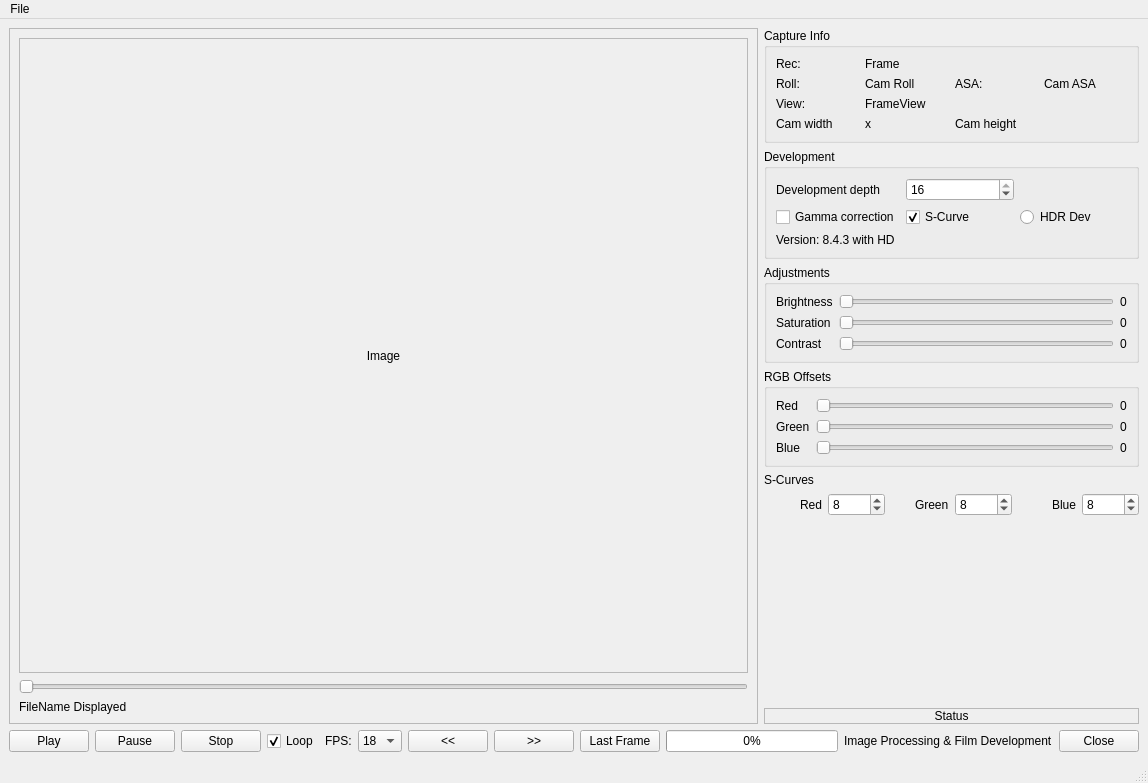
<?xml version="1.0" encoding="UTF-8"?>
<ui version="4.0">
 <class>Processing</class>
 <widget class="QMainWindow" name="Processing">
  <property name="geometry">
   <rect>
    <x>0</x>
    <y>0</y>
    <width>1148</width>
    <height>759</height>
   </rect>
  </property>
  <property name="windowTitle">
   <string>Image Processing &amp; Film Development</string>
  </property>
  <widget class="QWidget" name="centralwidget">
   <layout class="QVBoxLayout" name="rootLayout">
    <item>
     <layout class="QHBoxLayout" name="mainRow" stretch="2,1">
      <item>
       <widget class="QScrollArea" name="imageScrollArea">
        <property name="widgetResizable">
         <bool>true</bool>
        </property>
        <widget class="QWidget" name="imageScrollAreaWidget">
         <property name="geometry">
          <rect>
           <x>0</x>
           <y>0</y>
           <width>743</width>
           <height>633</height>
          </rect>
         </property>
         <layout class="QVBoxLayout" name="imageAreaLayout">
          <item>
           <widget class="QLabel" name="Label_showimage">
            <property name="sizePolicy">
             <sizepolicy hsizetype="Expanding" vsizetype="Expanding">
              <horstretch>0</horstretch>
              <verstretch>0</verstretch>
             </sizepolicy>
            </property>
            <property name="minimumSize">
             <size>
              <width>320</width>
              <height>240</height>
             </size>
            </property>
            <property name="frameShape">
             <enum>QFrame::Shape::StyledPanel</enum>
            </property>
            <property name="text">
             <string>Image</string>
            </property>
            <property name="scaledContents">
             <bool>false</bool>
            </property>
            <property name="alignment">
             <set>Qt::AlignmentFlag::AlignCenter</set>
            </property>
           </widget>
          </item>
          <item>
           <widget class="QSlider" name="horizontalSlider_3">
            <property name="minimum">
             <number>0</number>
            </property>
            <property name="maximum">
             <number>4000</number>
            </property>
            <property name="value">
             <number>0</number>
            </property>
            <property name="tracking">
             <bool>false</bool>
            </property>
            <property name="orientation">
             <enum>Qt::Orientation::Horizontal</enum>
            </property>
           </widget>
          </item>
          <item>
           <widget class="QLabel" name="FilenameDisplayed_Label">
            <property name="text">
             <string>FileName Displayed</string>
            </property>
            <property name="textInteractionFlags">
             <set>Qt::TextInteractionFlag::TextSelectableByMouse</set>
            </property>
           </widget>
          </item>
         </layout>
        </widget>
       </widget>
      </item>
      <item>
       <layout class="QVBoxLayout" name="controlsColumn">
        <item>
         <widget class="QGroupBox" name="infoGroup">
          <property name="title">
           <string>Capture Info</string>
          </property>
          <layout class="QGridLayout" name="infoGrid">
           <item row="0" column="0">
            <widget class="QLabel" name="label_12">
             <property name="text">
              <string>Rec:</string>
             </property>
            </widget>
           </item>
           <item row="0" column="1">
            <widget class="QLabel" name="label">
             <property name="text">
              <string>Frame</string>
             </property>
            </widget>
           </item>
           <item row="1" column="0">
            <widget class="QLabel" name="label_10">
             <property name="text">
              <string>Roll:</string>
             </property>
            </widget>
           </item>
           <item row="1" column="1">
            <widget class="QLabel" name="label_6">
             <property name="text">
              <string>Cam Roll</string>
             </property>
            </widget>
           </item>
           <item row="1" column="2">
            <widget class="QLabel" name="label_5">
             <property name="text">
              <string>ASA:</string>
             </property>
            </widget>
           </item>
           <item row="1" column="3">
            <widget class="QLabel" name="label_7">
             <property name="text">
              <string>Cam ASA</string>
             </property>
            </widget>
           </item>
           <item row="2" column="0">
            <widget class="QLabel" name="label_FrameView_2">
             <property name="text">
              <string>View:</string>
             </property>
            </widget>
           </item>
           <item row="2" column="1">
            <widget class="QLabel" name="label_FrameView">
             <property name="text">
              <string>FrameView</string>
             </property>
            </widget>
           </item>
           <item row="3" column="0">
            <widget class="QLabel" name="label_8">
             <property name="text">
              <string>Cam width</string>
             </property>
            </widget>
           </item>
           <item row="3" column="1">
            <widget class="QLabel" name="label_3">
             <property name="text">
              <string>x</string>
             </property>
            </widget>
           </item>
           <item row="3" column="2">
            <widget class="QLabel" name="label_9">
             <property name="text">
              <string>Cam height</string>
             </property>
            </widget>
           </item>
          </layout>
         </widget>
        </item>
        <item>
         <widget class="QGroupBox" name="devGroup">
          <property name="title">
           <string>Development</string>
          </property>
          <layout class="QGridLayout" name="devGrid">
           <item row="0" column="0">
            <widget class="QLabel" name="label_2">
             <property name="text">
              <string>Development depth</string>
             </property>
            </widget>
           </item>
           <item row="0" column="1">
            <widget class="QSpinBox" name="bitDepth">
             <property name="minimum">
              <number>8</number>
             </property>
             <property name="maximum">
              <number>16</number>
             </property>
             <property name="singleStep">
              <number>8</number>
             </property>
             <property name="value">
              <number>16</number>
             </property>
            </widget>
           </item>
           <item row="1" column="0">
            <widget class="QCheckBox" name="GammaCorrectionBox">
             <property name="text">
              <string>Gamma correction</string>
             </property>
            </widget>
           </item>
           <item row="1" column="1">
            <widget class="QCheckBox" name="SCurveBox">
             <property name="text">
              <string>S-Curve</string>
             </property>
             <property name="checked">
              <bool>true</bool>
             </property>
            </widget>
           </item>
           <item row="1" column="2">
            <widget class="QRadioButton" name="HDR_Develop">
             <property name="text">
              <string>HDR Dev</string>
             </property>
            </widget>
           </item>
           <item row="2" column="0" colspan="3">
            <widget class="QLabel" name="label_11">
             <property name="text">
              <string>Version: 8.4.3 with HD</string>
             </property>
            </widget>
           </item>
          </layout>
         </widget>
        </item>
        <item>
         <widget class="QGroupBox" name="groupBox">
          <property name="title">
           <string>Adjustments</string>
          </property>
          <layout class="QGridLayout" name="gridLayout">
           <item row="0" column="0">
            <widget class="QLabel" name="label_4">
             <property name="text">
              <string>Brightness</string>
             </property>
            </widget>
           </item>
           <item row="0" column="1">
            <widget class="QSlider" name="Brightness_slider">
             <property name="minimum">
              <number>-255</number>
             </property>
             <property name="maximum">
              <number>255</number>
             </property>
             <property name="value">
              <number>-255</number>
             </property>
             <property name="orientation">
              <enum>Qt::Orientation::Horizontal</enum>
             </property>
            </widget>
           </item>
           <item row="0" column="2">
            <widget class="QLabel" name="label_22">
             <property name="text">
              <string>0</string>
             </property>
            </widget>
           </item>
           <item row="1" column="0">
            <widget class="QLabel" name="label_21">
             <property name="text">
              <string>Saturation</string>
             </property>
            </widget>
           </item>
           <item row="1" column="1">
            <widget class="QSlider" name="Saturation_slider">
             <property name="minimum">
              <number>0</number>
             </property>
             <property name="maximum">
              <number>400</number>
             </property>
             <property name="singleStep">
              <number>1</number>
             </property>
             <property name="orientation">
              <enum>Qt::Orientation::Horizontal</enum>
             </property>
            </widget>
           </item>
           <item row="1" column="2">
            <widget class="QLabel" name="label_23">
             <property name="text">
              <string>0</string>
             </property>
            </widget>
           </item>
           <item row="2" column="0">
            <widget class="QLabel" name="label_24">
             <property name="text">
              <string>Contrast</string>
             </property>
            </widget>
           </item>
           <item row="2" column="1">
            <widget class="QSlider" name="Contrast_slider">
             <property name="maximum">
              <number>400</number>
             </property>
             <property name="orientation">
              <enum>Qt::Orientation::Horizontal</enum>
             </property>
            </widget>
           </item>
           <item row="2" column="2">
            <widget class="QLabel" name="label_25">
             <property name="text">
              <string>0</string>
             </property>
            </widget>
           </item>
          </layout>
         </widget>
        </item>
        <item>
         <widget class="QGroupBox" name="rgbGroup">
          <property name="title">
           <string>RGB Offsets</string>
          </property>
          <layout class="QGridLayout" name="rgbGrid">
           <item row="2" column="2">
            <widget class="QLabel" name="label_20">
             <property name="text">
              <string>0</string>
             </property>
            </widget>
           </item>
           <item row="0" column="2">
            <widget class="QLabel" name="label_18">
             <property name="text">
              <string>0</string>
             </property>
            </widget>
           </item>
           <item row="0" column="0">
            <widget class="QLabel" name="label_15">
             <property name="text">
              <string>Red</string>
             </property>
            </widget>
           </item>
           <item row="0" column="1">
            <widget class="QSlider" name="Red_Slider">
             <property name="minimum">
              <number>0</number>
             </property>
             <property name="maximum">
              <number>255</number>
             </property>
             <property name="orientation">
              <enum>Qt::Orientation::Horizontal</enum>
             </property>
            </widget>
           </item>
           <item row="1" column="2">
            <widget class="QLabel" name="label_19">
             <property name="text">
              <string>0</string>
             </property>
            </widget>
           </item>
           <item row="1" column="1">
            <widget class="QSlider" name="Green_Slider">
             <property name="minimum">
              <number>0</number>
             </property>
             <property name="maximum">
              <number>255</number>
             </property>
             <property name="orientation">
              <enum>Qt::Orientation::Horizontal</enum>
             </property>
            </widget>
           </item>
           <item row="2" column="1">
            <widget class="QSlider" name="Blue_Slider">
             <property name="minimum">
              <number>0</number>
             </property>
             <property name="maximum">
              <number>255</number>
             </property>
             <property name="orientation">
              <enum>Qt::Orientation::Horizontal</enum>
             </property>
            </widget>
           </item>
           <item row="2" column="0">
            <widget class="QLabel" name="label_16">
             <property name="text">
              <string>Blue</string>
             </property>
            </widget>
           </item>
           <item row="1" column="0">
            <widget class="QLabel" name="label_17">
             <property name="text">
              <string>Green</string>
             </property>
            </widget>
           </item>
          </layout>
         </widget>
        </item>
        <item>
         <layout class="QGridLayout" name="curvesGrid">
          <item row="0" column="0">
           <widget class="QLabel" name="label_26">
            <property name="text">
             <string>S-Curves</string>
            </property>
           </widget>
          </item>
          <item row="1" column="2" alignment="Qt::AlignmentFlag::AlignRight">
           <widget class="QLabel" name="label_27">
            <property name="text">
             <string>Green</string>
            </property>
           </widget>
          </item>
          <item row="1" column="3">
           <widget class="QSpinBox" name="spinBox_GreenCurve">
            <property name="maximum">
             <number>32</number>
            </property>
            <property name="value">
             <number>8</number>
            </property>
           </widget>
          </item>
          <item row="1" column="5">
           <widget class="QSpinBox" name="spinBox_BlueCurve">
            <property name="maximum">
             <number>32</number>
            </property>
            <property name="value">
             <number>8</number>
            </property>
           </widget>
          </item>
          <item row="1" column="1">
           <widget class="QSpinBox" name="spinBox_RedCurve">
            <property name="maximum">
             <number>32</number>
            </property>
            <property name="value">
             <number>8</number>
            </property>
           </widget>
          </item>
          <item row="1" column="4" alignment="Qt::AlignmentFlag::AlignRight">
           <widget class="QLabel" name="label_28">
            <property name="text">
             <string>Blue</string>
            </property>
           </widget>
          </item>
          <item row="1" column="0" alignment="Qt::AlignmentFlag::AlignRight">
           <widget class="QLabel" name="label_14">
            <property name="text">
             <string>Red</string>
            </property>
           </widget>
          </item>
         </layout>
        </item>
        
	<item>
   	 <widget class="SCurvePreviewLUT" name="sCurvePreview">
    	  <property name="minimumSize">
           <size>
      	    <width>300</width>
            <height>180</height>
           </size>
          </property>
          <property name="sizePolicy">
           <sizepolicy hsizetype="Expanding" vsizetype="Expanding">
            <horstretch>0</horstretch>
            <verstretch>0</verstretch>
           </sizepolicy>
          </property>
         </widget>
        </item>

	<item>
         <widget class="QLabel" name="StatusUpdate">
          <property name="sizePolicy">
           <sizepolicy hsizetype="Expanding" vsizetype="Preferred">
            <horstretch>0</horstretch>
            <verstretch>0</verstretch>
           </sizepolicy>
          </property>
          <property name="frameShape">
           <enum>QFrame::Shape::StyledPanel</enum>
          </property>
          <property name="text">
           <string>Status</string>
          </property>
          <property name="alignment">
           <set>Qt::AlignmentFlag::AlignCenter</set>
          </property>
          <property name="wordWrap">
           <bool>true</bool>
          </property>
         </widget>
        </item>
       </layout>
      </item>
     </layout>
    </item>
    <item>
     <layout class="QHBoxLayout" name="frameSliderRow"/>
    </item>
    <item>
     <layout class="QHBoxLayout" name="bottomBar">
      <!-- NEW: Playback controls -->
      <item>
       <layout class="QHBoxLayout" name="playbackControls">
        <item>
         <widget class="QPushButton" name="playButton">
          <property name="text">
           <string>Play</string>
          </property>
         </widget>
        </item>
        <item>
         <widget class="QPushButton" name="pauseButton">
          <property name="text">
           <string>Pause</string>
          </property>
         </widget>
        </item>
        <item>
         <widget class="QPushButton" name="stopButton">
          <property name="text">
           <string>Stop</string>
          </property>
         </widget>
        </item>
        <item>
         <widget class="QCheckBox" name="loopCheck">
          <property name="text">
           <string>Loop</string>
          </property>
          <property name="checked">
           <bool>true</bool>
          </property>
         </widget>
        </item>
        <item>
         <widget class="QLabel" name="fpsLabel">
          <property name="text">
           <string>FPS:</string>
          </property>
         </widget>
        </item>
        <item>
         <widget class="QComboBox" name="fpsCombo">
          <item>
           <property name="text">
            <string>18</string>
           </property>
          </item>
          <item>
           <property name="text">
            <string>24</string>
           </property>
          </item>
         </widget>
        </item>
       </layout>
      </item>

      <!-- Existing nav buttons -->
      <item>
       <layout class="QHBoxLayout" name="navButtons">
        <item>
         <widget class="QPushButton" name="Back_Button">
          <property name="text">
           <string>&lt;&lt;</string>
          </property>
         </widget>
        </item>
        <item>
         <widget class="QPushButton" name="ForwardButton">
          <property name="text">
           <string>&gt;&gt;</string>
          </property>
         </widget>
        </item>
        <item>
         <widget class="QPushButton" name="LastButton">
          <property name="text">
           <string>Last Frame</string>
          </property>
         </widget>
        </item>
       </layout>
      </item>

      <item>
       <widget class="QProgressBar" name="progressBar">
        <property name="maximum">
         <number>3800</number>
        </property>
        <property name="value">
         <number>21</number>
        </property>
       </widget>
      </item>
      <item>
       <widget class="QLabel" name="TitleLabel">
        <property name="text">
         <string>Image Processing &amp; Film Development</string>
        </property>
       </widget>
      </item>
      <item>
       <widget class="QPushButton" name="pushButton_4">
        <property name="text">
         <string>Close</string>
        </property>
       </widget>
      </item>
     </layout>
    </item>
   </layout>
  </widget>
  <widget class="QMenuBar" name="menuBar">
   <property name="geometry">
    <rect>
     <x>0</x>
     <y>0</y>
     <width>1148</width>
     <height>26</height>
    </rect>
   </property>
   <widget class="QMenu" name="menuFile">
    <property name="title">
     <string>File</string>
    </property>
    <addaction name="actionOpen_WorkDirectory"/>
    <addaction name="actionOpen_Film_Roll"/>
    <addaction name="actionSelect_Development_Template"/>
    <addaction name="separator"/>
    <addaction name="actionDevelop_Film"/>
    <addaction name="separator"/>
    <addaction name="actionExit"/>
   </widget>
   <addaction name="menuFile"/>
  </widget>
  <widget class="QStatusBar" name="statusBar"/>
  <action name="actionOpen_WorkDirectory">
   <property name="text">
    <string>Open WorkDirectory</string>
   </property>
  </action>
  <action name="actionOpen_Film_Roll">
   <property name="text">
    <string>Open Film Roll</string>
   </property>
  </action>
  <action name="actionDevelop_Film">
   <property name="text">
    <string>Develop Film</string>
   </property>
  </action>
  <action name="actionSelect_Development_Template">
   <property name="text">
    <string>Select Development Template</string>
   </property>
  </action>
  <action name="actionExit">
   <property name="text">
    <string>Exit</string>
   </property>
  </action>
 </widget>
 <layoutdefault spacing="6" margin="9"/>
 <resources/>
 <connections>
  <connection>
   <sender>playButton</sender>
   <signal>clicked()</signal>
   <receiver>Processing</receiver>
   <slot>on_playButton_clicked()</slot>
  </connection>
  <connection>
   <sender>pauseButton</sender>
   <signal>clicked()</signal>
   <receiver>Processing</receiver>
   <slot>on_pauseButton_clicked()</slot>
  </connection>
  <connection>
   <sender>stopButton</sender>
   <signal>clicked()</signal>
   <receiver>Processing</receiver>
   <slot>on_stopButton_clicked()</slot>
  </connection>
  <connection>
   <sender>pushButton_4</sender>
   <signal>clicked()</signal>
   <receiver>Processing</receiver>
   <slot>close()</slot>
   <hints>
    <hint type="sourcelabel">
     <x>20</x>
     <y>20</y>
    </hint>
    <hint type="destinationlabel">
     <x>20</x>
     <y>20</y>
    </hint>
   </hints>
  </connection>
  <connection>
   <sender>Red_Slider</sender>
   <signal>valueChanged(int)</signal>
   <receiver>label_18</receiver>
   <slot>setNum(int)</slot>
   <hints>
    <hint type="sourcelabel">
     <x>20</x>
     <y>20</y>
    </hint>
    <hint type="destinationlabel">
     <x>20</x>
     <y>20</y>
    </hint>
   </hints>
  </connection>
  <connection>
   <sender>Blue_Slider</sender>
   <signal>valueChanged(int)</signal>
   <receiver>label_19</receiver>
   <slot>setNum(int)</slot>
   <hints>
    <hint type="sourcelabel">
     <x>20</x>
     <y>20</y>
    </hint>
    <hint type="destinationlabel">
     <x>20</x>
     <y>20</y>
    </hint>
   </hints>
  </connection>
  <connection>
   <sender>Green_Slider</sender>
   <signal>valueChanged(int)</signal>
   <receiver>label_20</receiver>
   <slot>setNum(int)</slot>
   <hints>
    <hint type="sourcelabel">
     <x>20</x>
     <y>20</y>
    </hint>
    <hint type="destinationlabel">
     <x>20</x>
     <y>20</y>
    </hint>
   </hints>
  </connection>
  <connection>
   <sender>Brightness_slider</sender>
   <signal>valueChanged(int)</signal>
   <receiver>label_22</receiver>
   <slot>setNum(int)</slot>
   <hints>
    <hint type="sourcelabel">
     <x>20</x>
     <y>20</y>
    </hint>
    <hint type="destinationlabel">
     <x>20</x>
     <y>20</y>
    </hint>
   </hints>
  </connection>
  <connection>
   <sender>Saturation_slider</sender>
   <signal>valueChanged(int)</signal>
   <receiver>label_23</receiver>
   <slot>setNum(int)</slot>
   <hints>
    <hint type="sourcelabel">
     <x>20</x>
     <y>20</y>
    </hint>
    <hint type="destinationlabel">
     <x>20</x>
     <y>20</y>
    </hint>
   </hints>
  </connection>
  <connection>
   <sender>Contrast_slider</sender>
   <signal>valueChanged(int)</signal>
   <receiver>label_25</receiver>
   <slot>setNum(int)</slot>
   <hints>
    <hint type="sourcelabel">
     <x>20</x>
     <y>20</y>
    </hint>
    <hint type="destinationlabel">
     <x>20</x>
     <y>20</y>
    </hint>
   </hints>
  </connection>
  <connection>
   <sender>actionExit</sender>
   <signal>triggered()</signal>
   <receiver>Processing</receiver>
   <slot>close()</slot>
   <hints>
    <hint type="sourcelabel">
     <x>-1</x>
     <y>-1</y>
    </hint>
    <hint type="destinationlabel">
     <x>20</x>
     <y>20</y>
    </hint>
   </hints>
  </connection>
  <connection>
   <sender>actionOpen_WorkDirectory</sender>
   <signal>triggered()</signal>
   <receiver>Processing</receiver>
   <slot>on_SelectDir_Button_clicked()</slot>
   <hints>
    <hint type="sourcelabel">
     <x>-1</x>
     <y>-1</y>
    </hint>
    <hint type="destinationlabel">
     <x>20</x>
     <y>20</y>
    </hint>
   </hints>
  </connection>
  <connection>
   <sender>actionOpen_Film_Roll</sender>
   <signal>triggered()</signal>
   <receiver>Processing</receiver>
   <slot>on_Settings_Button_clicked()</slot>
   <hints>
    <hint type="sourcelabel">
     <x>-1</x>
     <y>-1</y>
    </hint>
    <hint type="destinationlabel">
     <x>20</x>
     <y>20</y>
    </hint>
   </hints>
  </connection>
  <connection>
   <sender>actionDevelop_Film</sender>
   <signal>triggered()</signal>
   <receiver>Processing</receiver>
   <slot>on_DevelopFilm_Button_clicked()</slot>
   <hints>
    <hint type="sourcelabel">
     <x>-1</x>
     <y>-1</y>
    </hint>
    <hint type="destinationlabel">
     <x>20</x>
     <y>20</y>
    </hint>
   </hints>
  </connection>
 </connections>
 <slots>
  <slot>on_SelectDir_Button_clicked()</slot>
  <slot>on_Settings_Button_clicked()</slot>
  <slot>on_DevelopFilm_Button_clicked()</slot>
  <slot>on_playButton_clicked()</slot>
  <slot>on_pauseButton_clicked()</slot>
  <slot>on_stopButton_clicked()</slot>
 </slots>
<customwidgets>
    <!-- existing custom widgets ... -->

    <customwidget>
      <class>SCurvePreviewLUT</class>
      <extends>QWidget</extends>
      <header>scurvepreviewlut.h</header>
      <container>0</container>
    </customwidget>
</customwidgets>
</ui>
